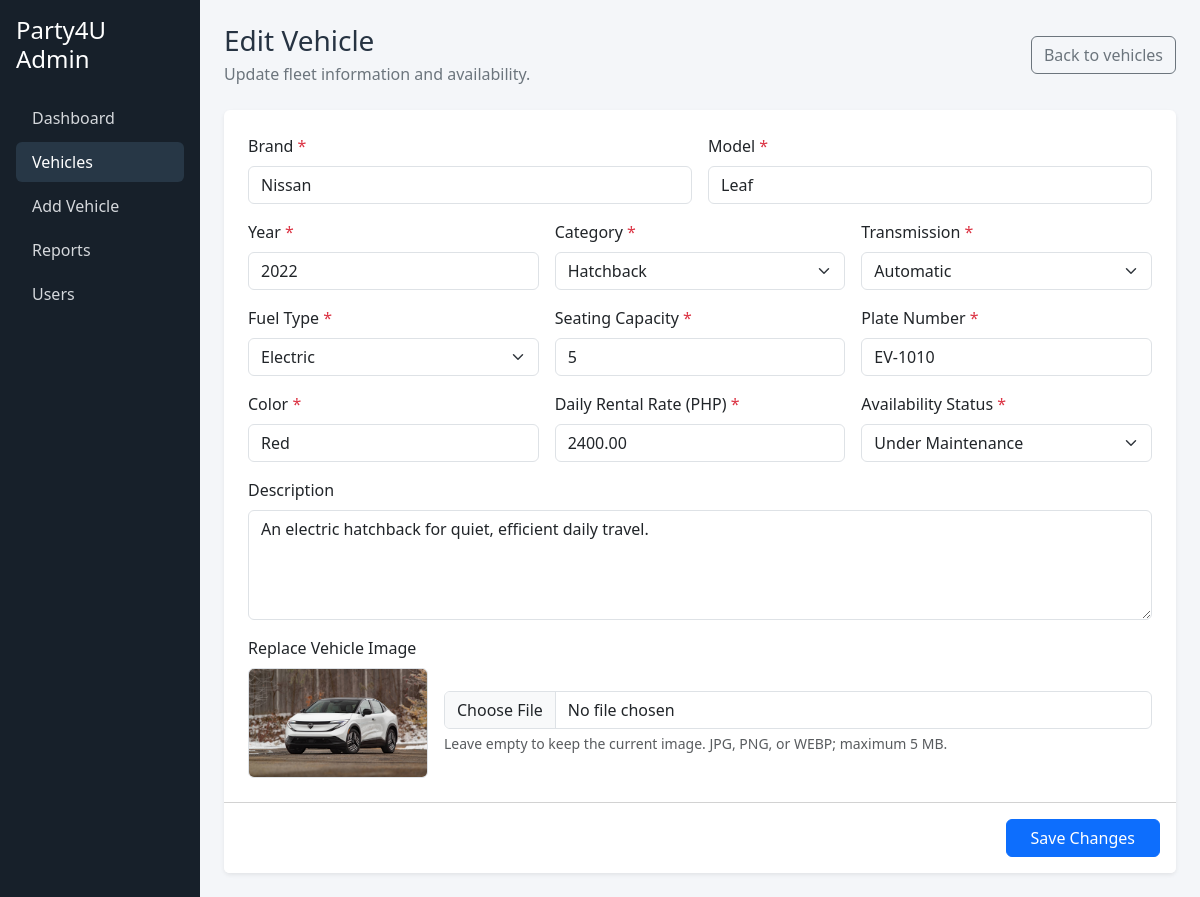
/admin/jeiven_edit_car.php?id=6, run on the app's committed database.
### tables this page shows
CREATE TABLE IF NOT EXISTS vehicles (
    id INT UNSIGNED NOT NULL AUTO_INCREMENT,
    brand VARCHAR(80) NOT NULL,
    model VARCHAR(80) NOT NULL,
    year SMALLINT UNSIGNED NOT NULL,
    category ENUM(
        'Sedan',
        'SUV',
        'Hatchback',
        'Pickup',
        'Van',
        'Coupe',
        'Convertible'
    ) NOT NULL,
    transmission ENUM('Automatic', 'Manual') NOT NULL,
    fuel_type ENUM('Gasoline', 'Diesel', 'Hybrid', 'Electric') NOT NULL,
    seating_capacity TINYINT UNSIGNED NOT NULL,
    plate_number VARCHAR(30) NOT NULL,
    color VARCHAR(50) NOT NULL,
    daily_rate DECIMAL(10, 2) NOT NULL,
    description TEXT DEFAULT NULL,
    image_path VARCHAR(500) DEFAULT NULL,
    availability_status ENUM(
        'Available',
        'Reserved',
        'Rented',
        'Under Maintenance'
    ) NOT NULL DEFAULT 'Available',
    created_at DATETIME NOT NULL DEFAULT CURRENT_TIMESTAMP,
    updated_at DATETIME NOT NULL DEFAULT CURRENT_TIMESTAMP
        ON UPDATE CURRENT_TIMESTAMP,
    PRIMARY KEY (id),
    UNIQUE KEY uq_vehicles_plate_number (plate_number),
    KEY idx_vehicles_status (availability_status),
    KEY idx_vehicles_category (category),
    KEY idx_vehicles_created_at (created_at)
);

### admin/jeiven_edit_car.php (the view, shortened to what this page needs)
<?php
require_once __DIR__ . '/../includes/leanne_db.php';
$db = isset($conn) && $conn instanceof mysqli ? $conn : (isset($mysqli) && $mysqli instanceof mysqli ? $mysqli : null);
function e(?string $value): string { return htmlspecialchars($value ?? '', ENT_QUOTES, 'UTF-8'); }
function optionSelected(string $current, string $value): string { return $current === $value ? ' selected' : ''; }
$id = filter_var($_GET['id'] ?? $_POST['id'] ?? null, FILTER_VALIDATE_INT);
$vehicle = null;
$categories = ['Sedan','SUV','Hatchback','Pickup','Van','Coupe','Convertible'];
$transmissions = ['Automatic','Manual'];
$fuelTypes = ['Gasoline','Diesel','Hybrid','Electric'];
$statuses = ['Available','Reserved','Rented','Under Maintenance'];
if ($db !== null && $id) {
    $find = $db->prepare('SELECT * FROM vehicles WHERE id = ? LIMIT 1');
    if ($find) {
        $find->bind_param('i', $id);
        if ($find->execute()) { $result=$find->get_result(); $vehicle=$result?($result->fetch_assoc()?:null):null; }
    }
}
?>
<!doctype html><html lang="en"><head><link href="https://cdn.jsdelivr.net/npm/bootstrap@5.3.3/dist/css/bootstrap.min.css" rel="stylesheet"><link href="../assets/css/style.css" rel="stylesheet">
</head><body><div class="container-fluid"><div class="row">
<aside class="col-md-3 col-lg-2 p-3 sidebar"><h4 class="text-white mb-4">Party4U Admin</h4><nav class="nav flex-column gap-1"><a class="nav-link rounded" href="jeiven_dashboard.php">Dashboard</a><a class="nav-link rounded active" href="jeiven_cars.php">Vehicles</a><a class="nav-link rounded" href="jeiven_add_car.php">Add Vehicle</a><a class="nav-link rounded" href="jeiven_reports.php">Reports</a><a class="nav-link rounded" href="yana_users.php">Users</a></nav></aside>
<main class="col-md-9 col-lg-10 px-md-4 py-4"><div class="d-flex justify-content-between align-items-center mb-4"><div><h1 class="h3 mb-1">Edit Vehicle</h1><p class="text-secondary mb-0">Update fleet information and availability.</p></div><a class="btn btn-outline-secondary" href="jeiven_cars.php">Back to vehicles</a></div>
<?php if ($vehicle): ?><form method="post" enctype="multipart/form-data" class="card shadow-sm border-0 form-card" novalidate><div class="card-body p-4"><div class="row g-3">
<div class="col-md-6"><label class="form-label required" for="brand">Brand</label><input class="form-control" id="brand" name="brand" maxlength="80" value="<?= e((string)$vehicle['brand']) ?>" required></div><div class="col-md-6"><label class="form-label required" for="model">Model</label><input class="form-control" id="model" name="model" maxlength="80" value="<?= e((string)$vehicle['model']) ?>" required></div>
<div class="col-md-4"><label class="form-label required" for="year">Year</label><input type="number" class="form-control" id="year" name="year" min="1900" max="<?= (int)date('Y')+1 ?>" value="<?= (int)$vehicle['year'] ?>" required></div><div class="col-md-4"><label class="form-label required" for="category">Category</label><select class="form-select" id="category" name="category" required><?php foreach($categories as $item): ?><option<?= optionSelected((string)$vehicle['category'],$item) ?>><?= e($item) ?></option><?php endforeach; ?></select></div><div class="col-md-4"><label class="form-label required" for="transmission">Transmission</label><select class="form-select" id="transmission" name="transmission" required><?php foreach($transmissions as $item): ?><option<?= optionSelected((string)$vehicle['transmission'],$item) ?>><?= e($item) ?></option><?php endforeach; ?></select></div>
<div class="col-md-4"><label class="form-label required" for="fuel_type">Fuel Type</label><select class="form-select" id="fuel_type" name="fuel_type" required><?php foreach($fuelTypes as $item): ?><option<?= optionSelected((string)$vehicle['fuel_type'],$item) ?>><?= e($item) ?></option><?php endforeach; ?></select></div><div class="col-md-4"><label class="form-label required" for="seating_capacity">Seating Capacity</label><input type="number" class="form-control" id="seating_capacity" name="seating_capacity" min="1" max="100" value="<?= (int)$vehicle['seating_capacity'] ?>" required></div><div class="col-md-4"><label class="form-label required" for="plate_number">Plate Number</label><input class="form-control text-uppercase" id="plate_number" name="plate_number" maxlength="30" value="<?= e((string)$vehicle['plate_number']) ?>" required></div>
<div class="col-md-4"><label class="form-label required" for="color">Color</label><input class="form-control" id="color" name="color" maxlength="50" value="<?= e((string)$vehicle['color']) ?>" required></div><div class="col-md-4"><label class="form-label required" for="daily_rate">Daily Rental Rate (PHP)</label><input type="number" class="form-control" id="daily_rate" name="daily_rate" min=".01" max="1000000" step=".01" value="<?= e((string)$vehicle['daily_rate']) ?>" required></div><div class="col-md-4"><label class="form-label required" for="availability_status">Availability Status</label><select class="form-select" id="availability_status" name="availability_status" required><?php foreach($statuses as $item): ?><option<?= optionSelected((string)$vehicle['availability_status'],$item) ?>><?= e($item) ?></option><?php endforeach; ?></select></div>
<div class="col-12"><label class="form-label" for="description">Description</label><textarea class="form-control" id="description" name="description" rows="4" maxlength="3000"><?= e((string)$vehicle['description']) ?></textarea></div><div class="col-12"><label class="form-label" for="vehicle_image">Replace Vehicle Image</label><div class="d-flex flex-wrap gap-3 align-items-center"><?php if(!empty($vehicle['image_path'])): $previewPath = str_starts_with((string)$vehicle['image_path'], 'assets/') ? '../' . $vehicle['image_path'] : (string)$vehicle['image_path']; ?><img class="current-image rounded border" src="<?= e($previewPath) ?>" alt="Current vehicle image"><?php endif; ?><div class="flex-grow-1"><input type="file" class="form-control" id="vehicle_image" name="vehicle_image" accept="image/jpeg,image/png,image/webp"><div class="form-text">Leave empty to keep the current image. JPG, PNG, or WEBP; maximum 5 MB.</div></div></div></div>
</div></div><div class="card-footer bg-white p-3 text-end"><button class="btn btn-primary px-4">Save Changes</button></div></form><?php endif; ?></main></div></div></body></html>

### assets/css/style.css (style rules this page uses)
:root { --brand-navy: #17202a; --brand-ink: #263342; --brand-sky: #eef6fb; --brand-green: #1f8a5b; }
body { background: #f4f6f9; color: var(--brand-ink); }
.sidebar { background: var(--brand-navy); min-height: 100vh; }
.sidebar a { color: #d5d8dc; text-decoration: none; }
.sidebar a:hover, .sidebar a.active { background: #273746; color: #fff; }
.current-image { width: 180px; height: 110px; object-fit: cover; }
.required::after { content: ' *'; color: #dc3545; }
.form-card { max-width: 1050px; }

### data on the page
vehicles: brand "Nissan", model "Leaf", year "2022", category "Hatchback", transmission "Automatic", fuel_type "Electric", seating_capacity "5", plate_number "EV-1010", color "Red", daily_rate "2400.00", availability_status "Under Maintenance", description "An electric hatchback for quiet, efficient daily travel.", image_path (picture)
